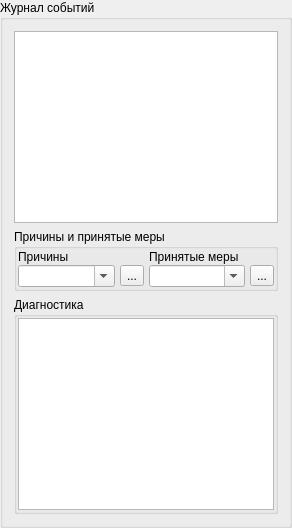
      <widget class="QGroupBox" name="groupBox_2">
       <property name="title">
        <string>Журнал событий</string>
       </property>
       <layout class="QVBoxLayout" name="verticalLayout_2">
        <item>
         <widget class="QTableView" name="tableView">
          <property name="font">
           <font>
            <pointsize>8</pointsize>
           </font>
          </property>
          <property name="selectionMode">
           <enum>QAbstractItemView::SingleSelection</enum>
          </property>
          <property name="selectionBehavior">
           <enum>QAbstractItemView::SelectRows</enum>
          </property>
          <attribute name="verticalHeaderMinimumSectionSize">
           <number>18</number>
          </attribute>
          <attribute name="verticalHeaderDefaultSectionSize">
           <number>18</number>
          </attribute>
         </widget>
        </item>
        <item>
         <widget class="QGroupBox" name="groupBox_3">
          <property name="title">
           <string>Причины и принятые меры</string>
          </property>
          <layout class="QGridLayout" name="gridLayout">
           <property name="leftMargin">
            <number>1</number>
           </property>
           <property name="topMargin">
            <number>1</number>
           </property>
           <property name="rightMargin">
            <number>1</number>
           </property>
           <property name="bottomMargin">
            <number>1</number>
           </property>
           <property name="horizontalSpacing">
            <number>5</number>
           </property>
           <property name="verticalSpacing">
            <number>1</number>
           </property>
           <item row="0" column="0">
            <widget class="QLabel" name="labelReason">
             <property name="text">
              <string>Причины</string>
             </property>
            </widget>
           </item>
           <item row="0" column="2">
            <widget class="QLabel" name="labelTakenMeasures">
             <property name="text">
              <string>Принятые меры</string>
             </property>
            </widget>
           </item>
           <item row="1" column="0">
            <widget class="QComboBox" name="comboBoxReason">
             <property name="editable">
              <bool>true</bool>
             </property>
             <property name="insertPolicy">
              <enum>QComboBox::NoInsert</enum>
             </property>
            </widget>
           </item>
           <item row="1" column="1">
            <widget class="QToolButton" name="toolButtonReason">
             <property name="text">
              <string>...</string>
             </property>
            </widget>
           </item>
           <item row="1" column="2">
            <widget class="QComboBox" name="comboBoxTakenMeasures">
             <property name="editable">
              <bool>true</bool>
             </property>
             <property name="insertPolicy">
              <enum>QComboBox::NoInsert</enum>
             </property>
            </widget>
           </item>
           <item row="1" column="3">
            <widget class="QToolButton" name="toolButtonTakenMeasures">
             <property name="text">
              <string>...</string>
             </property>
            </widget>
           </item>
          </layout>
         </widget>
        </item>
        <item>
         <widget class="QGroupBox" name="groupBox_4">
          <property name="baseSize">
           <size>
            <width>0</width>
            <height>100</height>
           </size>
          </property>
          <property name="title">
           <string>Диагностика</string>
          </property>
          <layout class="QGridLayout" name="gridLayout_2">
           <property name="leftMargin">
            <number>1</number>
           </property>
           <property name="topMargin">
            <number>1</number>
           </property>
           <property name="rightMargin">
            <number>1</number>
           </property>
           <property name="bottomMargin">
            <number>1</number>
           </property>
           <property name="spacing">
            <number>1</number>
           </property>
           <item row="0" column="0">
            <widget class="QTableWidget" name="tableWidget">
             <property name="minimumSize">
              <size>
               <width>0</width>
               <height>0</height>
              </size>
             </property>
             <property name="autoScrollMargin">
              <number>15</number>
             </property>
             <property name="editTriggers">
              <set>QAbstractItemView::NoEditTriggers</set>
             </property>
            </widget>
           </item>
          </layout>
         </widget>
        </item>
       </layout>
      </widget>
